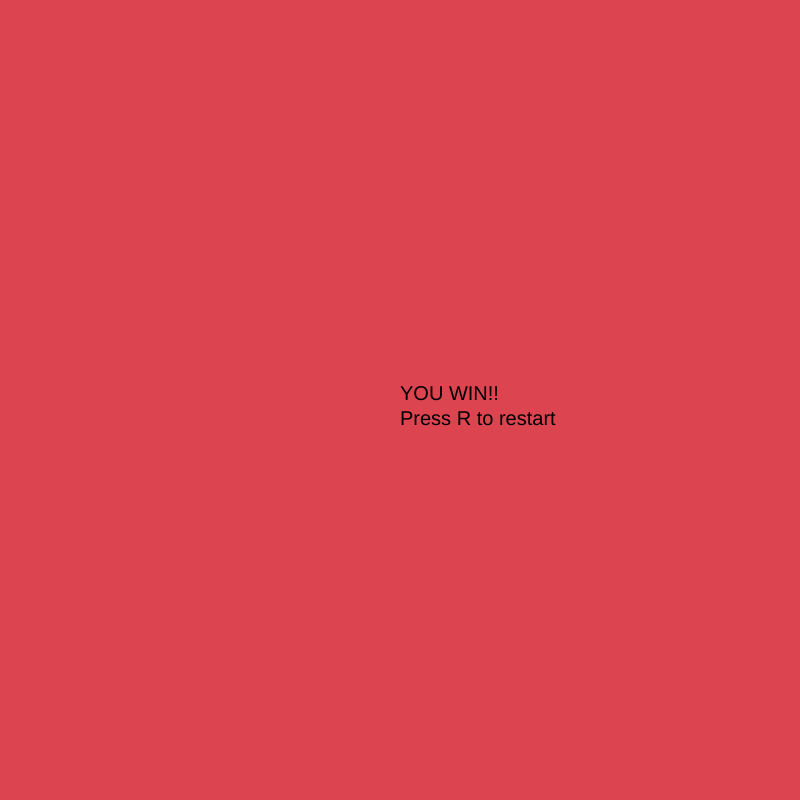
Frame 1 (no input)
Frame 60 (no input): identical to frame 1, image omitted
Frame 120 (the mouse pressed at the canvas centre since frame 60): identical to frame 1, image omitted

The p5.js sketch that drew this single still picture (run headless with seeded random() and noise() and a simulated clock; from frame 60 on, the mouse is pressed at the canvas centre):

// p5.js sketch
// ── sketch.js
var duck = 10;
var paper = 3;
var sy = 0;
var b2y = 0;
var b3y = 0;
var score = 150000;
var ohio = 5;
function setup() {
  createCanvas(800, 800);
}
function draw() {
  if (score > 100000) {
    background(220, 68, 80);

    textSize(20);
    text("YOU WIN!!", 400, 400);
    text("Press R to restart", 400, 425);
    return;
  }

  background(220, 68, 80);
  ellipse(400, sy, 20, 20);
  ellipse(600, b3y, 20, 20);
  ellipse(200, b2y, 20, 20);
  sy = sy + ohio;
  b2y = b2y + duck;
  b3y = b3y + paper;
  if (b2y > 800) {
    b2y = 0;
  }
  if (b3y > 800) {
    b3y = 0;
  }
  if (sy > 800) {
    sy = 0;
  }
  text("YOUR SCORE", 600, 50);
  text(score, 600, 75);
  if (score > 100000) {
    text("YOU WIN", 200, 50);
  }

  line(0, 650, 800, 650);

  if (score > 100) {
    ohio = 10;
  }
  if (score > 250) {
    ohio = 20;
  }

  if (score > 500) {
    ohio = 50;
  }
  if (score > 1000) {
    ohio = 75;
  }
  if (score > 2500) {
    ohio = 100;
    if (score > 10000) {
      ohio = 200;
    }
  }
  if (score > 10000) {
    ohio = 200;
  }
  if (score > 100) {
    duck = 20;
  }
  if (score > 250) {
    duck = 40;
  }
  if (score > 500) {
    duck = 80;
  }

  if (score > 1000) {
    duck = 120;
  }
  if (score > 2500) {
    duck = 175;
  }
  if (score > 5000) {
    duck = 225;
  }
  if (score > 10000) {
    duck = 275;
  }
  if (score > 100) {
    paper = 5;
  }
  if (score > 250) {
    paper = 10;
  }
  if (score > 500) {
    paper = 40;
  }
  if (score > 1000) {
    paper = 50;
  }
  if (score > 2500) {
    paper = 75;
  }
  if (score > 5000) {
    paper = 150;
  }
  if (score > 10000) {
    paper = 250;
  }
}

function keyPressed() {
  if (key == "s" && sy > 650) {
    score = score + 500;
  }

  if (key == "s" && b2y > 650) {
    score = score + 500;
  }
  if (key == "s" && b3y > 650) {
    score = score + 500;
  }
  if (key == "r") {
    score = 0;
    ohio = 5;
    paper = 3;
    duck = 10;
  }
}
